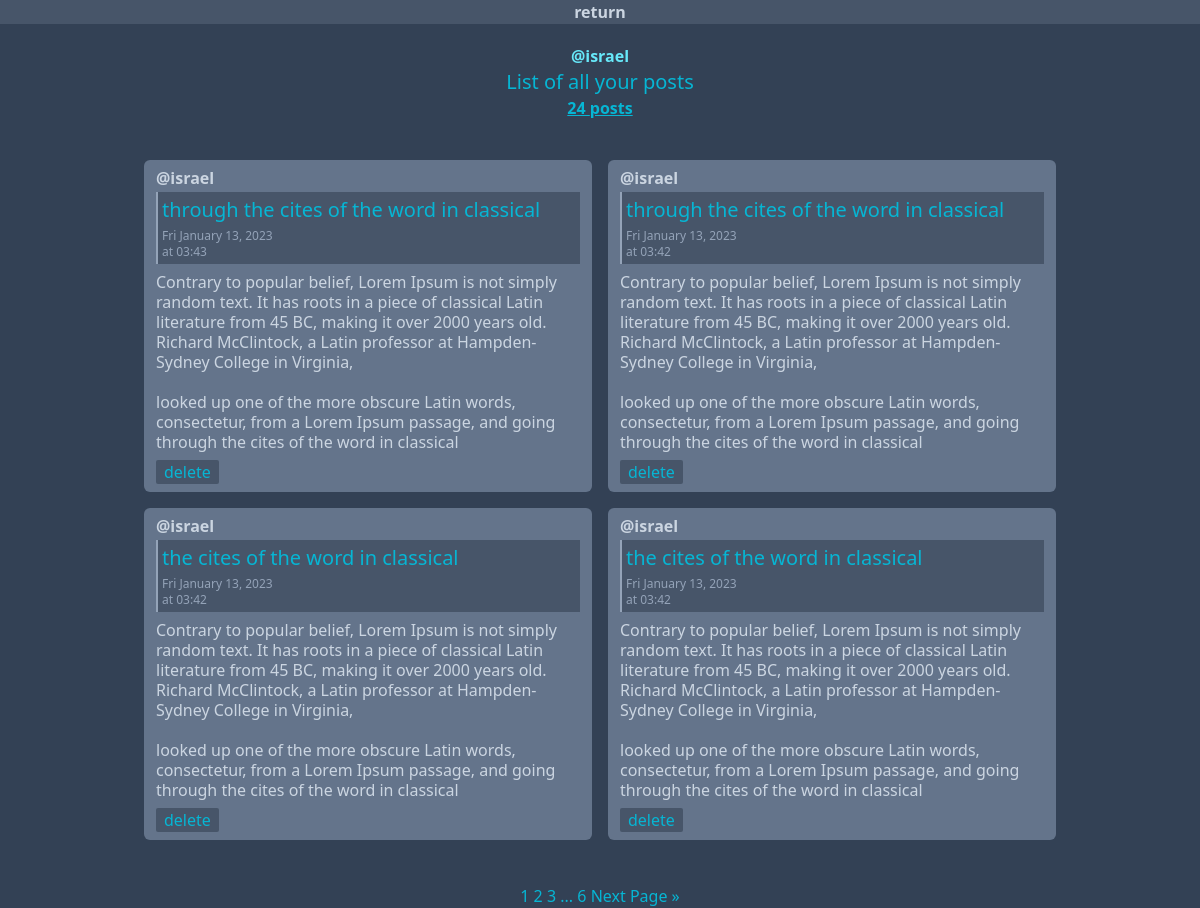
The page /feed/israel on the database its author committed.
### app/models.py (models this page shows, shortened)
class Profile(models.Model):
    user = models.ForeignKey(User, on_delete=models.CASCADE)
    id_user = models.IntegerField()
    profileimg = models.ImageField(upload_to='profile_images')

class Post(models.Model):
    id = models.UUIDField(primary_key=True, default=uuid.uuid4)
    user = models.CharField(max_length=100)
    title = models.TextField(max_length=20)
    body = models.TextField()
    post_d = models.TextField(default=datetime.now)
    post_t = models.TextField(default=datetime.now)
    created_at = models.DateTimeField(default=datetime.now)

### app/views.py (the view)
def feed(request, pk):
    user_object = User.objects.get(username=pk)
    user_profile = Profile.objects.get(user=user_object)
    user_posts = Post.objects.filter(user=pk).order_by("-created_at")
    user_post_length = len(user_posts)
    page_num = request.GET.get('page', 1)
    paginator = Paginator(user_posts, 4) # one post per page
    try:
        page_obj = paginator.page(page_num) # to return the page as far as the page number is valid
    except PageNotAnInteger:
        page_obj = paginator.page(1) # to deliver the first page if page is not an integer
    except EmptyPage:
        page_obj = paginator.page(paginator.num_pages) # to deliver the last page if page is out of range
    context = {
        'user_object': user_object,
        'user_profile': user_profile,
        'user_posts': user_posts,
        'user_post_length': user_post_length,
        'page_obj': page_obj
    }
    return render(request, 'feed.html', context)

### app/templates/feed.html (shortened to what this page needs)
{% extends 'base.html' %} {% load static %} {% block pagecontent %}
<div class="feef-cover">
  <div class="feed text-slate-300">
    <div class="flex justify-center align-center bg-slate-600">
      <a href="{% url 'index' %}" class="font-bold">return</a>
    </div>
    <div class="flex justify-center align-center">
      <div class="mt-5 flex justify-center align-center">
        <div class="mx-2">
          <div class="text-center text-cyan-500 font-semibold">
            <p class="text-cyan-300">@{{user_profile.user.username}}</p>
            <h2 class="text-xl font-thin">List of all your posts</h2>
            {% if user_post_length == 0 %}
            <h1>No posts</h1>
            {% elif user_post_length == 1 %}
            <h1 class="underline">{{ user_post_length }} post</h1>
            {% else %}
            <h1 class="underline">{{ user_post_length }} posts</h1>
          </div>
          <div class="grid grid-cols-1 gap-4 mt-10 md:grid-cols-2 mx-2 mb-5">
            {% endif %} {% for post in page_obj%}
            <div class="bg-slate-500 py-2 px-3 leading-5 rounded-md max-w-md">
              <b>@{{post.user}}</b>
              <h4
                class="bg-slate-600 text-left text-cyan-500 p-1 mt-1 border-slate-400 border-l-2"
              >
                <span class="font-thin text-xl">{{post.title}}</span>
                <div class="mt-1 text-xs text-slate-400">
                  <p>{{post.post_d}}</p>
                  <p>at {{post.post_t}}</p>
                </div>
              </h4>
              <p class="post-body mt-2 text-left">{{post.body}}</p>
              <form action="/delete" method="POST">
                <div class="text-left">
                  <button
                    class="bg-slate-600 mt-2 text-cyan-500 py-0.5 px-2 rounded-sm"
                    value="{{post.id}}"
                    name="item"
                    type="submit"
                  >
                    delete
                  </button>
                </div>
              </form>
            </div>
            {% endfor %}
          </div>
        </div>
      </div>
    </div>
  </div>
  <br />
  <div class="text-center text-cyan-500">{% include "pagination.html" %}</div>
</div>
{% endblock %}

### diary/templates/base.html (shortened to what this page needs)
{% load static %}
<!DOCTYPE html>
<html lang="en">
  <head>
    <script src="https://cdn.tailwindcss.com"></script>
    <link rel="stylesheet" href="{% static 'styles.css' %}" />
  </head>
  <body class="bg-slate-700">
    {% block pagecontent %} {% endblock %}
  </body>
</html>

### app/templates/pagination.html (shortened to what this page needs)
{% for num in page_obj.paginator.page_range %}
  {% if page_obj.number == num %}
    <a href="?page={{ num }}">{{ num }}</a>
  {% elif num > page_obj.number|add:'-3' and num < page_obj.number|add:'3' %}
    <a href="?page={{ num }}">{{ num }}</a>
  {% endif %}
{% endfor %}
{% if page_obj.has_next %}
  {% if page_obj.number < page_obj.paginator.num_pages|add:'-3' %}
    <span>...</span>
    <a href="?page={{ page_obj.paginator.num_pages }}">{{ page_obj.paginator.num_pages }}</a>
  {% elif page_obj.number < page_obj.paginator.num_pages|add:'-2' %}
    <a href="?page={{ page_obj.paginator.num_pages }}">{{ page_obj.paginator.num_pages }}</a>
  {% endif %}
  <a href="?page={{ page_obj.next_page_number }}">Next Page »</a>
{% endif %}

### static/styles.css (style rules this page uses)
.post-body { white-space: pre-line; }

### rows shown on the page
Profile: user.username "israel"
Post: user "israel", title "through the cites of the word in classical", post_d "Fri January 13, 2023", post_t "03:43", body "Contrary to popular belief, Lorem Ipsum is not simply random text. It has roots in a piece of classical Latin literature from 45 BC, making it over 2000 years old. Richard McClintock, a Latin professor at Hampden-Sydney College in Virginia, looked up one of the more obscure Latin words, consectetur, from a Lorem Ipsum passage, and going through the cites of the word in classical"
Post: user "israel", title "through the cites of the word in classical", post_d "Fri January 13, 2023", post_t "03:42", body "Contrary to popular belief, Lorem Ipsum is not simply random text. It has roots in a piece of classical Latin literature from 45 BC, making it over 2000 years old. Richard McClintock, a Latin professor at Hampden-Sydney College in Virginia, looked up one of the more obscure Latin words, consectetur, from a Lorem Ipsum passage, and going through the cites of the word in classical"
Post: user "israel", title "the cites of the word in classical", post_d "Fri January 13, 2023", post_t "03:42", body "Contrary to popular belief, Lorem Ipsum is not simply random text. It has roots in a piece of classical Latin literature from 45 BC, making it over 2000 years old. Richard McClintock, a Latin professor at Hampden-Sydney College in Virginia, looked up one of the more obscure Latin words, consectetur, from a Lorem Ipsum passage, and going through the cites of the word in classical"
Post: user "israel", title "the cites of the word in classical", post_d "Fri January 13, 2023", post_t "03:42", body "Contrary to popular belief, Lorem Ipsum is not simply random text. It has roots in a piece of classical Latin literature from 45 BC, making it over 2000 years old. Richard McClintock, a Latin professor at Hampden-Sydney College in Virginia, looked up one of the more obscure Latin words, consectetur, from a Lorem Ipsum passage, and going through the cites of the word in classical"

### other values the page prints
{{ user_post_length }} "24"
{{ num }} "1"
{{ num }} "2" "3"
{{ page_obj.paginator.num_pages }} "6"
